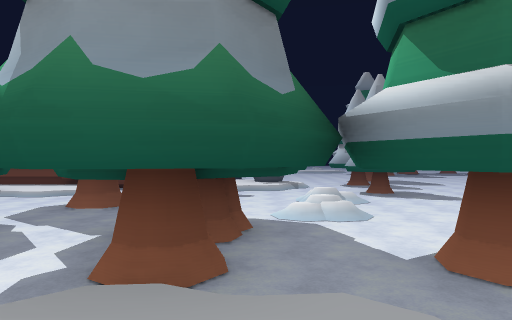
View 1 (above)

24 first-person views from a walk through a 3-D level made in the Unity game engine. The camera is 1.5 m above the floor, looks level and sees 70° across. The floor is counted in squares, 2 m on a side. Each view is taken from the middle of a square. On the plan, view 1 faces up. The plan holds only what a view shows up to about 11 squares ahead; the rest is blank. The place goes on beyond the plan. The player is left out. Some animated figures are left out.

View 2
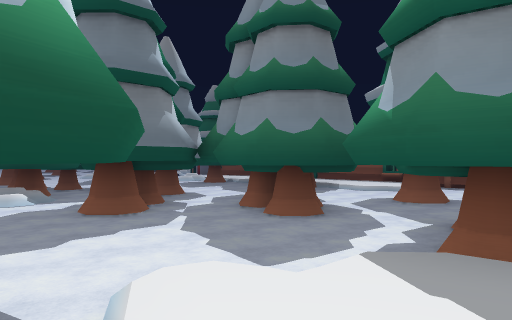

View 3
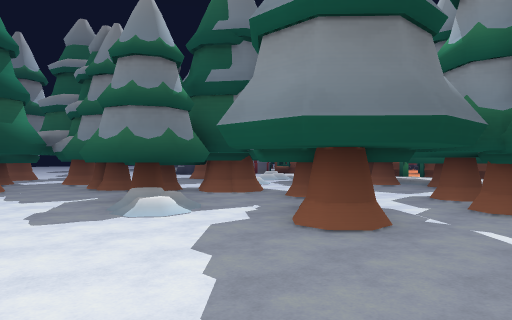

View 4
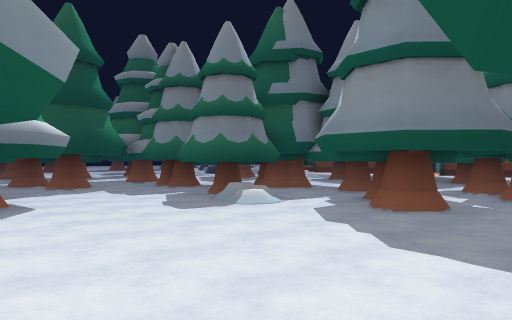

View 5
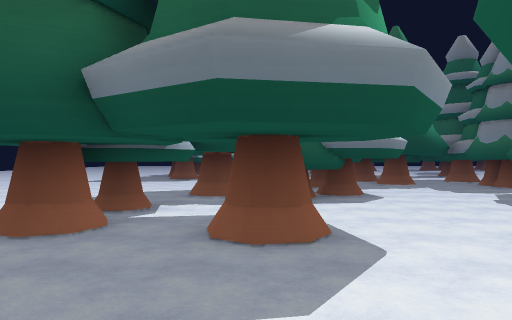

View 6
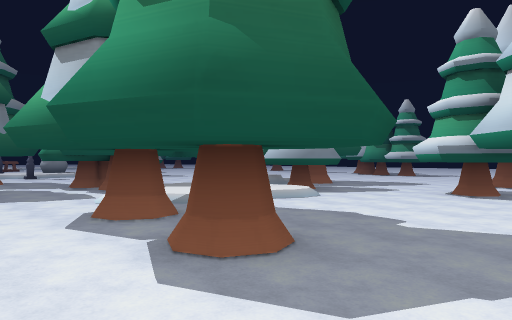

View 7
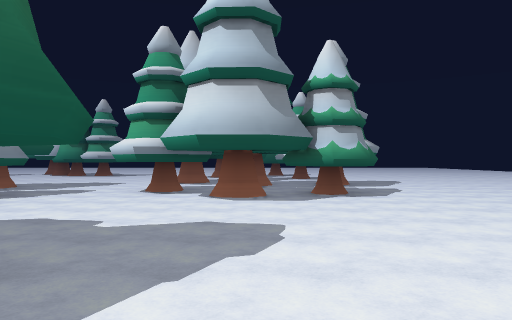

View 8
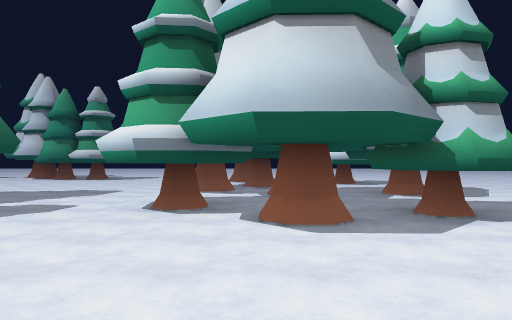

View 9
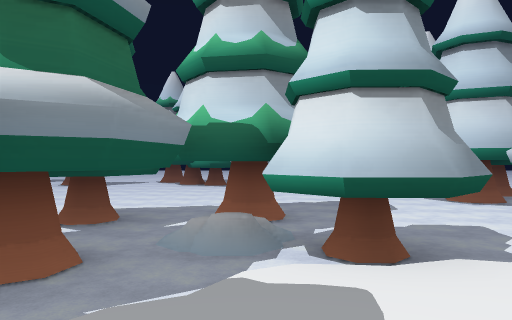

View 10
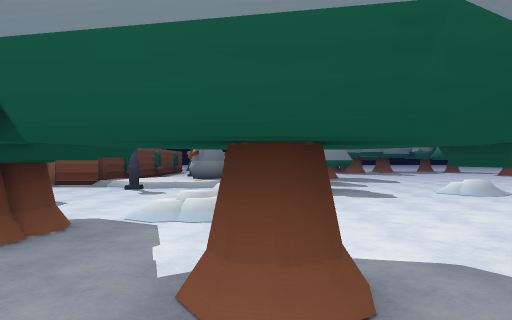

View 11
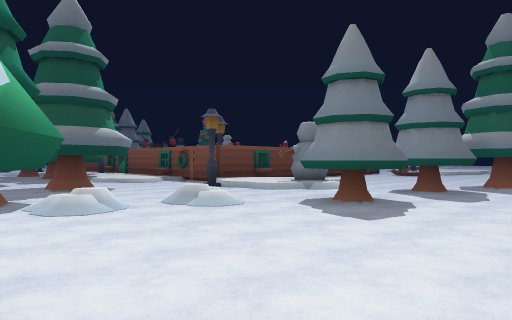

View 12
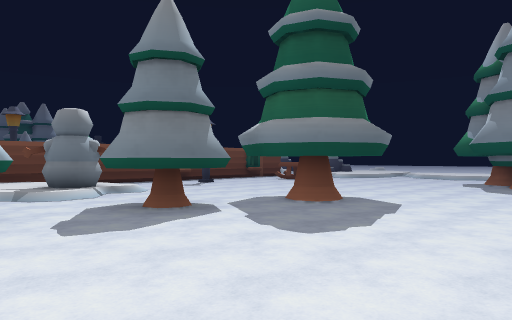

View 13
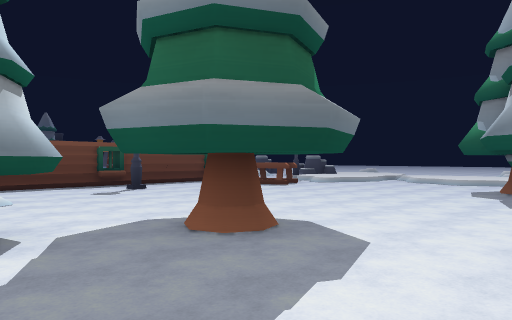

View 14
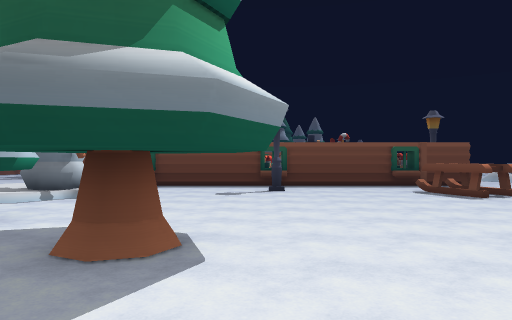

View 15
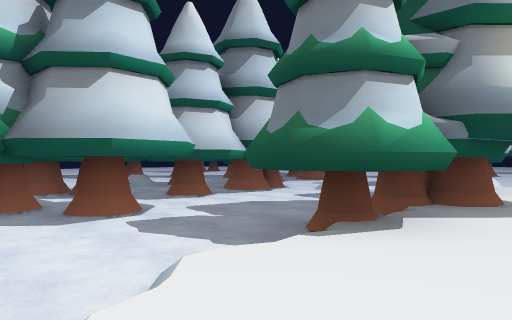

View 16
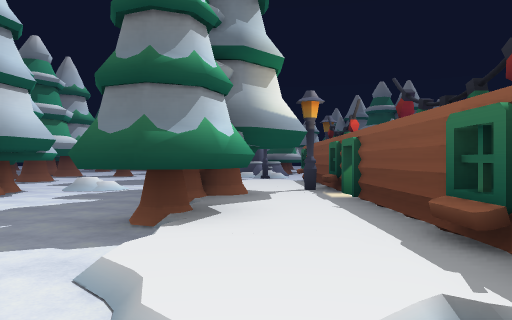

View 17
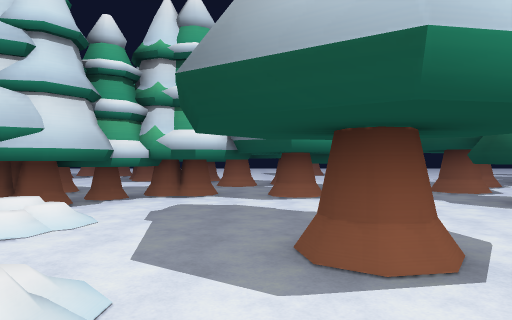

View 18
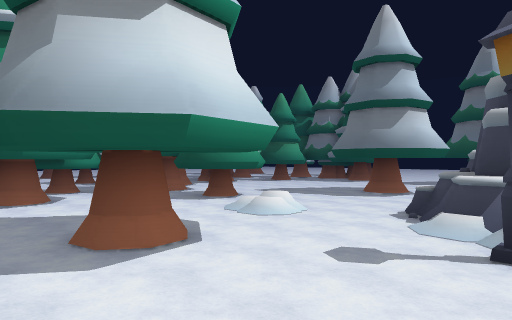

View 19
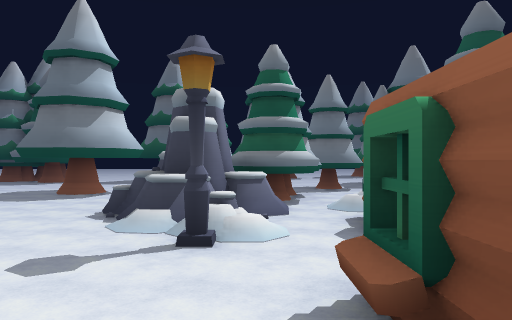

View 20
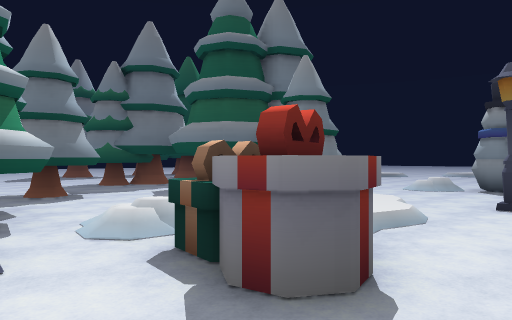

View 21
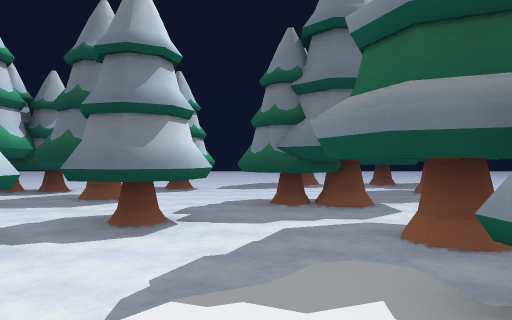

View 22
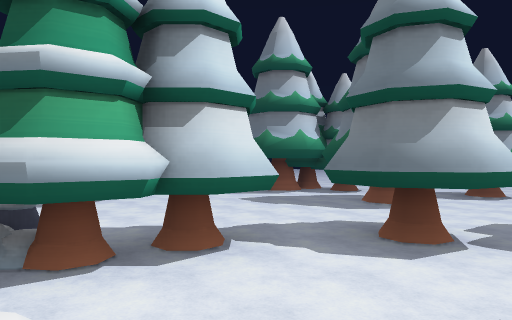

View 23
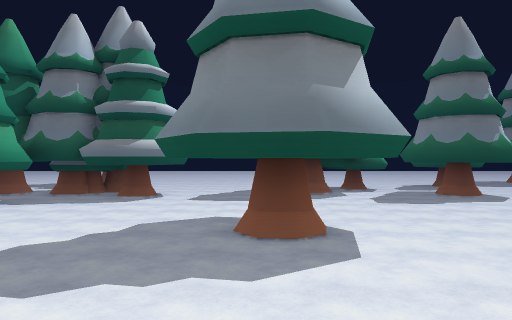

View 24
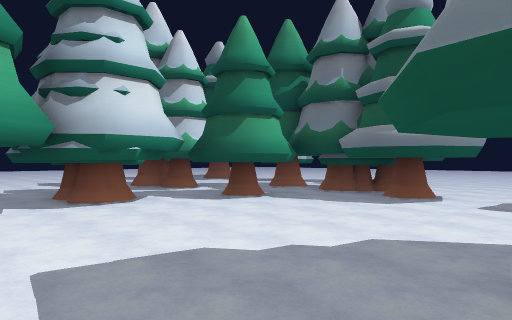

### Floor plan
Key: @ floor where view 1 was taken; # wall or solid block; . main floor; : floor 0.25 m higher than the main floor; / step, stairs or slope; = window, fence, low wall or low ledge; ^ raised ledge; O other object.
Columns run from 33 left of view 1 to 10 right of it. Each row starts with its distance up from view 1.
 20   .O        ...O              # .........
 19   ....   O  ...               # .........
 18   ...... O   ...              ##..........
 17   ...OO..O.OO/.O              ##O.........
 16   ...OO...//O:/.              # .....##...
 15   ...OO..../::/.                .....##...
 14   .....OO../   ..             #  /O.OO....
 13 .OO....OO...//OO.             O :OO.OO.....
 12 .OO.O....OOO..... #####OO#####O#:O:........
 11 .. .O....O OO^=...//  O    ::..////.OO.....
 10    O.......###^O../       O   ..O...OO../..
  9   OO....... #^...../ OOO OO//.......O..//
  8    OO............../OO O#OO.......//.....
  7   OO.....O....//.O............O..........
  6    ......O..../.....//....#O#... O ........
  5    ..........O.......OO.#O#OOO.OOO..........
  4 ....O#......OO#......OOOO#O#OO##O#.####.....
  3 ....O#.......O.....#OOOOO#OO.#..OO###O#.....
  2 OO.OO#.......O...OOOOO##OOOO....#O/#/.......
  1  OOOO.O#.....O OOO #O.#OO....../:::/O/O....
  0  O O..#O.OO.O  OO#OO...........O:@:OO......
 -1     O..O.OO.O    OOO..........OO//:OO......
 -2      .O#OOO.      O O......................
 -3      OOO  .         O O#......O.....OO....
 -4       OO ..           OO......O.....#OO.OO
 -5          ..           OO  O.........O....OO
 -6          ..           O O.... ......O..O.O
 -7          ..        .... OOO.. ......O .O..OO
 -8                    ....       .....OO  OO.OO

Where each view was taken, in squares from view 1:
view 1: 0 up, 0 right, facing up
view 2: 1 down, 0 right, facing up-left
view 3: 2 down, 4 left, facing up-left
view 4: 4 down, 4 left, facing up-left
view 5: 5 down, 3 left, facing left
view 6: 6 down, 5 left, facing up-right
view 7: 6 down, 5 left, facing right
view 8: 5 down, 2 left, facing right
view 9: 1 up, 1 left, facing right
view 10: 1 up, 2 right, facing up
view 11: 4 up, 7 right, facing up-left
view 12: 10 up, 9 right, facing up-left
view 13: 13 up, 8 right, facing up-left
view 14: 17 up, 8 right, facing left
view 15: 11 up, 4 left, facing down-left
view 16: 10 up, 3 left, facing left
view 17: 10 up, 15 left, facing down
view 18: 11 up, 14 left, facing down-left
view 19: 11 up, 14 left, facing left
view 20: 11 up, 17 left, facing up-left
view 21: 15 up, 20 left, facing left
view 22: 15 up, 21 left, facing down-left
view 23: 6 up, 19 left, facing left
view 24: 6 up, 21 left, facing down-left
